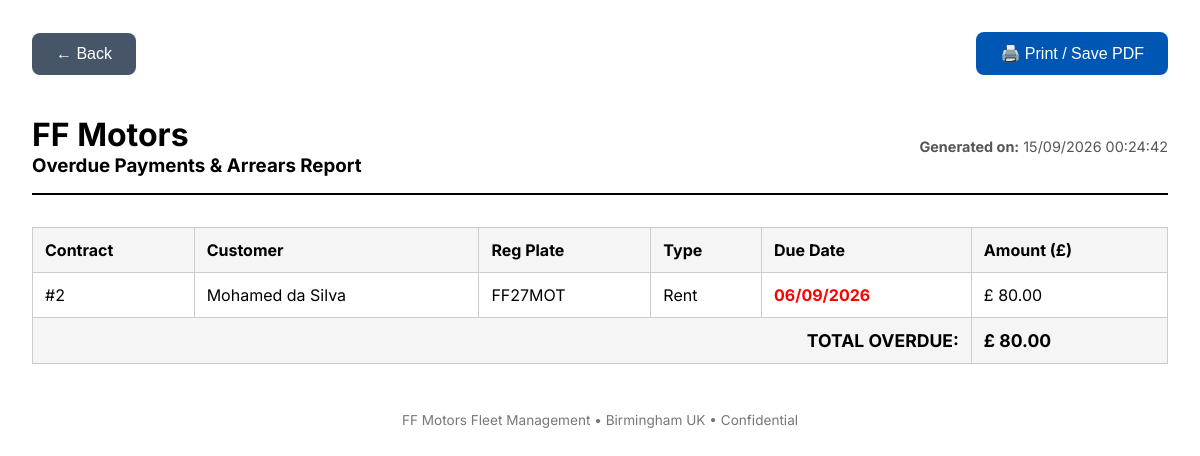
Page /relatorios/vencidos (signed in) on the earlier database version.
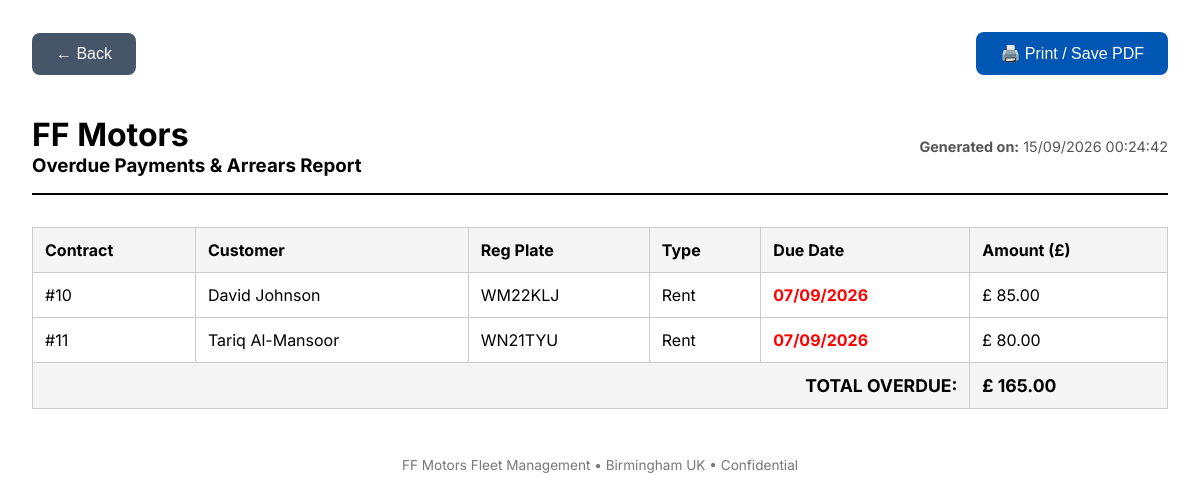
Same page on the later database version.
### database.py (models this page shows)
class FinancialTransaction(db.Model):
    __tablename__ = 'financeiro_transacoes'
    id = db.Column(db.Integer, primary_key=True)
    id_contrato = db.Column(db.Integer, db.ForeignKey('contratos.id'), nullable=False, index=True)
    tipo = db.Column(db.String(20), nullable=False, index=True) # Aluguel, Deposito, Multa, Dano, Devolucao_Deposito
    data_vencimento = db.Column(db.DateTime, nullable=False, index=True)
    data_pagamento = db.Column(db.DateTime, nullable=True, index=True)
    valor = db.Column(db.Numeric(10, 2), nullable=False)
    status = db.Column(db.String(20), default=TransactionStatus.PENDENTE.value, nullable=False, index=True)
    forma_pagamento = db.Column(db.String(50), nullable=True)
    registrado_por_nome = db.Column(db.String(100), nullable=True)

class Client(db.Model):
    __tablename__ = 'clientes'
    id = db.Column(db.Integer, primary_key=True)
    nome = db.Column(db.String(100), nullable=False, index=True)
    telefone = db.Column(db.String(20), nullable=False, index=True)
    email = db.Column(db.String(120), unique=True, nullable=False)
    endereco = db.Column(db.String(255), nullable=True)
    url_habilitacao = db.Column(db.String(255), nullable=True)
    url_habilitacao_verso = db.Column(db.String(255), nullable=True)
    url_cbt = db.Column(db.String(255), nullable=True)
    url_comprovante_endereco = db.Column(db.String(255), nullable=True)
    contratos = db.relationship('Contract', backref='cliente', lazy=True)

class Contract(db.Model):
    __tablename__ = 'contratos'
    id = db.Column(db.Integer, primary_key=True)
    id_cliente = db.Column(db.Integer, db.ForeignKey('clientes.id'), nullable=False, index=True)
    placa = db.Column(db.String(10), db.ForeignKey('motos.placa'), nullable=False, index=True)
    data_retirada = db.Column(db.DateTime, default=datetime.utcnow, nullable=False)
    dia_pagamento_semanal = db.Column(db.Integer, nullable=False) # 0-6 (Segunda-Domingo)
    valor_aluguel_semanal = db.Column(db.Float, nullable=False, default=250.00)
    data_devolucao = db.Column(db.DateTime, nullable=True)
    status = db.Column(db.String(20), default=ContractStatus.ATIVO.value, nullable=False, index=True)
    url_seguro = db.Column(db.String(255), nullable=True)
    url_comprovante_deposito = db.Column(db.String(255), nullable=True)
    criado_por_nome = db.Column(db.String(100), nullable=True)
    data_ultima_checagem_seguro = db.Column(db.Date, nullable=True)
    status_seguro = db.Column(db.String(20), default='Valid', nullable=False) # Valid, Cancelled
    seguro_verificado_por = db.Column(db.String(100), nullable=True)
    vistorias = db.relationship('Inspection', backref='contrato', lazy=True)
    transacoes = db.relationship('FinancialTransaction', backref='contrato', lazy=True)

### app.py (the view)
@app.route('/relatorios/vencidos')
def relatorio_vencidos():
    agora_london = get_london_now()
    transacoes = FinancialTransaction.query.options(
        db.joinedload(FinancialTransaction.contrato).joinedload(Contract.cliente)
    ).filter(
        FinancialTransaction.status.in_([TransactionStatus.PENDING.value, 'Pendente']),
        FinancialTransaction.data_vencimento < agora_london.replace(tzinfo=None)
    ).order_by(FinancialTransaction.data_vencimento.asc()).all()
    dados = []
    total = 0
    for t in transacoes:
        c = t.contrato
        cliente = c.cliente if c else None
        dados.append({
            'contrato_id': c.id if c else '-',
            'cliente_nome': cliente.nome if cliente else '-',
            'placa': c.placa if c else '-',
            'tipo': t.tipo,
            'valor': t.valor,
            'vencimento': t.data_vencimento.strftime('%d/%m/%Y') if t.data_vencimento else '-'
        })
        total += float(t.valor)
    agora = agora_london.strftime('%d/%m/%Y %H:%M:%S')
    return render_template('relatorio_vencidos.html', dados=dados, total=total, agora=agora)

### app.py (called while the page is built, shortened)
def get_london_now():
    return datetime.now(LONDON_TZ)

@login_manager.user_loader
def load_user(user_id):
    try:
        return db.session.get(User, int(user_id))
    except Exception:
        return None

@app.context_processor
def inject_csrf_token():
    return dict(csrf_token=generate_csrf_token)

@app.before_request
def validate_csrf():
    if app.config.get('TESTING') and not app.config.get('WTF_CSRF_ENABLED', True):
        return

@app.after_request
def apply_security_headers(response):
    response.headers['X-Content-Type-Options'] = 'nosniff'
    response.headers['X-Frame-Options'] = 'SAMEORIGIN'
    response.headers['X-XSS-Protection'] = '1; mode=block'
    response.headers['Referrer-Policy'] = 'strict-origin-when-cross-origin'
    if request.is_secure or request.headers.get('X-Forwarded-Proto') == 'https':
        response.headers['Strict-Transport-Security'] = 'max-age=31536000; includeSubDomains'
    return response

@app.after_request
def add_inline_document_headers(response):
    return response

### database.py (called while the page is built)
    @property
    def is_active(self):
        return self.ativo

### templates/relatorio_vencidos.html (shortened to what this page needs)
<!DOCTYPE html>
<html lang="en">
<head>
</head>
<body>
    <div class="no-print" style="display: flex; justify-content: space-between; align-items: center; margin-bottom: 1.5rem;">
        <button onclick="handleBack()" class="btn-print" style="background: #475569; border: none; text-decoration: none; display: inline-flex; align-items: center; gap: 0.5rem; cursor: pointer;">&larr; Back</button>
        <button class="btn-print" onclick="window.print()">🖨️ Print / Save PDF</button>
    </div>
    <div class="header">
        <div class="header-title">
            <h1>FF Motors</h1>
            <h3>Overdue Payments & Arrears Report</h3>
        </div>
        <div class="header-meta">
            <p><strong>Generated on:</strong> {{ agora }}</p>
        </div>
    </div>
    <table>
        <thead>
            <tr>
                <th>Contract</th>
                <th>Customer</th>
                <th>Reg Plate</th>
                <th>Type</th>
                <th>Due Date</th>
                <th>Amount (£)</th>
            </tr>
        </thead>
        <tbody>
            {% for d in dados %}
            <tr>
                <td>#{{ d.contrato_id }}</td>
                <td>{{ d.cliente_nome }}</td>
                <td>{{ d.placa }}</td>
                <td>{{ d.tipo }}</td>
                <td style="color: red; font-weight: bold;">{{ d.vencimento }}</td>
                <td>£ {{ "%.2f"|format(d.valor) }}</td>
            </tr>
            {% else %}
            <tr>
                <td colspan="6" style="text-align: center;">No overdue payments found.</td>
            </tr>
            {% endfor %}
            <tr class="total-row" style="background: #f5f5f5;">
                <td colspan="5" style="text-align: right;">TOTAL OVERDUE:</td>
                <td>£ {{ "%.2f"|format(total) }}</td>
            </tr>
        </tbody>
    </table>
    <div style="margin-top: 3rem; text-align: center; color: #777; font-size: 0.85rem;">
        FF Motors Fleet Management &bull; Birmingham UK &bull; Confidential
    </div>
</body>
</html>

Differences in the rows shown:
no longer on this page (row edited): FinancialTransaction: contrato_id "2", cliente_nome "Mohamed da Silva", placa "FF27MOT", tipo "Rent", vencimento "06/09/2026", valor "80.00"
now on this page (row edited): FinancialTransaction: contrato_id "10", cliente_nome "David Johnson", placa "WM22KLJ", tipo "Rent", vencimento "07/09/2026", valor "85.00"
now on this page (row edited): FinancialTransaction: contrato_id "11", cliente_nome "Tariq Al-Mansoor", placa "WN21TYU", tipo "Rent", vencimento "07/09/2026", valor "80.00"
Other differences:
{{ "%.2f"|format(total) }}: "80.00" → "165.00"
